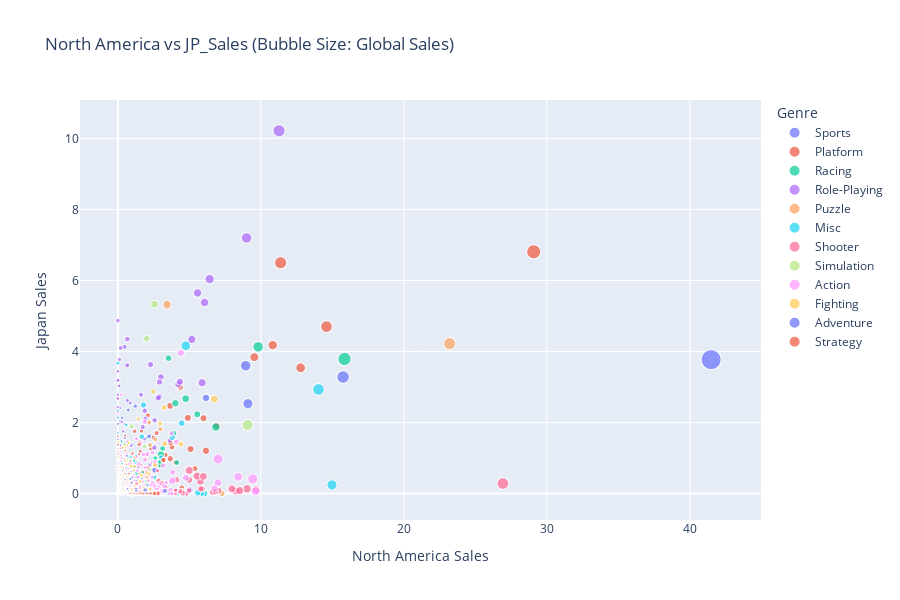

Notebook code cell kept with this figure:
### Markdown cell above
### Scatter plot

### Code cell
# The class code was implemented for this chart,

# Create a scatter plot to show correlation between NA_Sales and Jp_Sales
fig = px.scatter(vgsales_df, 
                 x='NA_Sales', 
                 y='JP_Sales', 
                 color='Genre', 
                 size='Global_Sales',  # Bubble size to represent global sales
                 hover_name='Name',  # Game title on hover
                 title='North America vs JP_Sales (Bubble Size: Global Sales)',
                 labels={'NA_Sales': 'NA Sales', 'JP_Sales': 'JP Sales'})

# Update layout for better visualization
fig.update_layout(
    xaxis_title='North America Sales',
    yaxis_title='Japan Sales ',
    height=600,
    width=900
)

# Show the plot
fig.show()

### Figure 1 — Plotly figure (JSON) as saved in the notebook; plotly's stock layout.template omitted (floating-point values rounded to 4 significant figures; data arrays with more than 128 entries replaced by an {"elided": "..."} marker saying what was removed)
{"data": [{"hovertemplate": "<b>%{hovertext}</b><br><br>Genre=Sports<br>NA Sales=%{x}<br>JP Sales=%{y}<br>Global_Sales=%{marker.size}<extra></extra>", "hovertext": {"elided": "2346 str values"}, "legendgroup": "Sports", "marker": {"color": "#636efa", "size": {"elided": "2346 float values"}, "sizemode": "area", "sizeref": 0.2068, "symbol": "circle"}, "mode": "markers", "name": "Sports", "showlegend": true, "type": "scattergl", "x": {"elided": "2346 float values"}, "xaxis": "x", "y": {"elided": "2346 float values"}, "yaxis": "y"}, {"hovertemplate": "<b>%{hovertext}</b><br><br>Genre=Platform<br>NA Sales=%{x}<br>JP Sales=%{y}<br>Global_Sales=%{marker.size}<extra></extra>", "hovertext": {"elided": "886 str values"}, "legendgroup": "Platform", "marker": {"color": "#EF553B", "size": {"elided": "886 float values"}, "sizemode": "area", "sizeref": 0.2068, "symbol": "circle"}, "mode": "markers", "name": "Platform", "showlegend": true, "type": "scattergl", "x": {"elided": "886 float values"}, "xaxis": "x", "y": {"elided": "886 float values"}, "yaxis": "y"}, {"hovertemplate": "<b>%{hovertext}</b><br><br>Genre=Racing<br>NA Sales=%{x}<br>JP Sales=%{y}<br>Global_Sales=%{marker.size}<extra></extra>", "hovertext": {"elided": "1249 str values"}, "legendgroup": "Racing", "marker": {"color": "#00cc96", "size": {"elided": "1249 float values"}, "sizemode": "area", "sizeref": 0.2068, "symbol": "circle"}, "mode": "markers", "name": "Racing", "showlegend": true, "type": "scattergl", "x": {"elided": "1249 float values"}, "xaxis": "x", "y": {"elided": "1249 float values"}, "yaxis": "y"}, {"hovertemplate": "<b>%{hovertext}</b><br><br>Genre=Role-Playing<br>NA Sales=%{x}<br>JP Sales=%{y}<br>Global_Sales=%{marker.size}<extra></extra>", "hovertext": {"elided": "1488 str values"}, "legendgroup": "Role-Playing", "marker": {"color": "#ab63fa", "size": {"elided": "1488 float values"}, "sizemode": "area", "sizeref": 0.2068, "symbol": "circle"}, "mode": "markers", "name": "Role-Playing", "showlegend": true, "type": "scattergl", "x": {"elided": "1488 float values"}, "xaxis": "x", "y": {"elided": "1488 float values"}, "yaxis": "y"}, {"hovertemplate": "<b>%{hovertext}</b><br><br>Genre=Puzzle<br>NA Sales=%{x}<br>JP Sales=%{y}<br>Global_Sales=%{marker.size}<extra></extra>", "hovertext": {"elided": "582 str values"}, "legendgroup": "Puzzle", "marker": {"color": "#FFA15A", "size": {"elided": "582 float values"}, "sizemode": "area", "sizeref": 0.2068, "symbol": "circle"}, "mode": "markers", "name": "Puzzle", "showlegend": true, "type": "scattergl", "x": {"elided": "582 float values"}, "xaxis": "x", "y": {"elided": "582 float values"}, "yaxis": "y"}, {"hovertemplate": "<b>%{hovertext}</b><br><br>Genre=Misc<br>NA Sales=%{x}<br>JP Sales=%{y}<br>Global_Sales=%{marker.size}<extra></extra>", "hovertext": {"elided": "1739 str values"}, "legendgroup": "Misc", "marker": {"color": "#19d3f3", "size": {"elided": "1739 float values"}, "sizemode": "area", "sizeref": 0.2068, "symbol": "circle"}, "mode": "markers", "name": "Misc", "showlegend": true, "type": "scattergl", "x": {"elided": "1739 float values"}, "xaxis": "x", "y": {"elided": "1739 float values"}, "yaxis": "y"}, {"hovertemplate": "<b>%{hovertext}</b><br><br>Genre=Shooter<br>NA Sales=%{x}<br>JP Sales=%{y}<br>Global_Sales=%{marker.size}<extra></extra>", "hovertext": {"elided": "1310 str values"}, "legendgroup": "Shooter", "marker": {"color": "#FF6692", "size": {"elided": "1310 float values"}, "sizemode": "area", "sizeref": 0.2068, "symbol": "circle"}, "mode": "markers", "name": "Shooter", "showlegend": true, "type": "scattergl", "x": {"elided": "1310 float values"}, "xaxis": "x", "y": {"elided": "1310 float values"}, "yaxis": "y"}, {"hovertemplate": "<b>%{hovertext}</b><br><br>Genre=Simulation<br>NA Sales=%{x}<br>JP Sales=%{y}<br>Global_Sales=%{marker.size}<extra></extra>", "hovertext": {"elided": "867 str values"}, "legendgroup": "Simulation", "marker": {"color": "#B6E880", "size": {"elided": "867 float values"}, "sizemode": "area", "sizeref": 0.2068, "symbol": "circle"}, "mode": "markers", "name": "Simulation", "showlegend": true, "type": "scattergl", "x": {"elided": "867 float values"}, "xaxis": "x", "y": {"elided": "867 float values"}, "yaxis": "y"}, {"hovertemplate": "<b>%{hovertext}</b><br><br>Genre=Action<br>NA Sales=%{x}<br>JP Sales=%{y}<br>Global_Sales=%{marker.size}<extra></extra>", "hovertext": {"elided": "3316 str values"}, "legendgroup": "Action", "marker": {"color": "#FF97FF", "size": {"elided": "3316 float values"}, "sizemode": "area", "sizeref": 0.2068, "symbol": "circle"}, "mode": "markers", "name": "Action", "showlegend": true, "type": "scattergl", "x": {"elided": "3316 float values"}, "xaxis": "x", "y": {"elided": "3316 float values"}, "yaxis": "y"}, {"hovertemplate": "<b>%{hovertext}</b><br><br>Genre=Fighting<br>NA Sales=%{x}<br>JP Sales=%{y}<br>Global_Sales=%{marker.size}<extra></extra>", "hovertext": {"elided": "848 str values"}, "legendgroup": "Fighting", "marker": {"color": "#FECB52", "size": {"elided": "848 float values"}, "sizemode": "area", "sizeref": 0.2068, "symbol": "circle"}, "mode": "markers", "name": "Fighting", "showlegend": true, "type": "scattergl", "x": {"elided": "848 float values"}, "xaxis": "x", "y": {"elided": "848 float values"}, "yaxis": "y"}, {"hovertemplate": "<b>%{hovertext}</b><br><br>Genre=Adventure<br>NA Sales=%{x}<br>JP Sales=%{y}<br>Global_Sales=%{marker.size}<extra></extra>", "hovertext": {"elided": "1286 str values"}, "legendgroup": "Adventure", "marker": {"color": "#636efa", "size": {"elided": "1286 float values"}, "sizemode": "area", "sizeref": 0.2068, "symbol": "circle"}, "mode": "markers", "name": "Adventure", "showlegend": true, "type": "scattergl", "x": {"elided": "1286 float values"}, "xaxis": "x", "y": {"elided": "1286 float values"}, "yaxis": "y"}, {"hovertemplate": "<b>%{hovertext}</b><br><br>Genre=Strategy<br>NA Sales=%{x}<br>JP Sales=%{y}<br>Global_Sales=%{marker.size}<extra></extra>", "hovertext": {"elided": "681 str values"}, "legendgroup": "Strategy", "marker": {"color": "#EF553B", "size": {"elided": "681 float values"}, "sizemode": "area", "sizeref": 0.2068, "symbol": "circle"}, "mode": "markers", "name": "Strategy", "showlegend": true, "type": "scattergl", "x": {"elided": "681 float values"}, "xaxis": "x", "y": {"elided": "681 float values"}, "yaxis": "y"}], "layout": {"height": 600, "legend": {"itemsizing": "constant", "title": {"text": "Genre"}, "tracegroupgap": 0}, "title": {"text": "North America vs JP_Sales (Bubble Size: Global Sales)"}, "width": 900, "xaxis": {"anchor": "y", "domain": [0, 1], "title": {"text": "North America Sales"}}, "yaxis": {"anchor": "x", "domain": [0, 1], "title": {"text": "Japan Sales "}}}}
